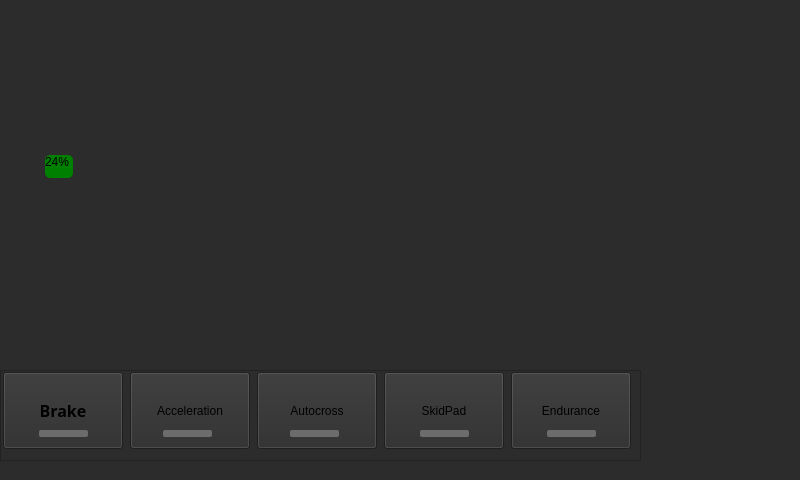
<?xml version="1.0" encoding="UTF-8"?>
<ui version="4.0">
 <class>MainWindow</class>
 <widget class="QMainWindow" name="MainWindow">
  <property name="enabled">
   <bool>true</bool>
  </property>
  <property name="geometry">
   <rect>
    <x>0</x>
    <y>0</y>
    <width>800</width>
    <height>480</height>
   </rect>
  </property>
  <property name="sizePolicy">
   <sizepolicy hsizetype="Preferred" vsizetype="Preferred">
    <horstretch>0</horstretch>
    <verstretch>0</verstretch>
   </sizepolicy>
  </property>
  <property name="windowTitle">
   <string>MainWindow</string>
  </property>
  <property name="styleSheet">
   <string notr="true">background-color: rgb(44, 44, 44);</string>
  </property>
  <widget class="QWidget" name="centralwidget">
   <widget class="QFrame" name="HighVoltage">
    <property name="geometry">
     <rect>
      <x>15</x>
      <y>55</y>
      <width>178</width>
      <height>137</height>
     </rect>
    </property>
    <property name="styleSheet">
     <string notr="true">QFrame{
	border-radius: 2px;
	background-color: rgb(44, 44, 44);
	background-position: center;
}</string>
    </property>
    <property name="frameShape">
     <enum>QFrame::StyledPanel</enum>
    </property>
    <property name="frameShadow">
     <enum>QFrame::Raised</enum>
    </property>
    <widget class="QProgressBar" name="progressBar">
     <property name="geometry">
      <rect>
       <x>30</x>
       <y>100</y>
       <width>118</width>
       <height>23</height>
      </rect>
     </property>
     <property name="styleSheet">
      <string notr="true">QProgressBar{
	border-radius: 5px;
	background-color: rgb(44, 44, 44);
	border-color: rgb(23, 165, 0);
}

QProgressBar::chunk {
	 border-radius: 5px;
     background-color: green;
 }
</string>
     </property>
     <property name="value">
      <number>24</number>
     </property>
    </widget>
   </widget>
   <widget class="QFrame" name="LowVoltage">
    <property name="geometry">
     <rect>
      <x>15</x>
      <y>227</y>
      <width>178</width>
      <height>90</height>
     </rect>
    </property>
    <property name="styleSheet">
     <string notr="true">QFrame{
	border-radius: 2px;
	background-color: rgb(44, 44, 44);
	background-position: center;
}</string>
    </property>
    <property name="frameShape">
     <enum>QFrame::StyledPanel</enum>
    </property>
    <property name="frameShadow">
     <enum>QFrame::Raised</enum>
    </property>
   </widget>
   <widget class="QFrame" name="Motor">
    <property name="geometry">
     <rect>
      <x>447</x>
      <y>55</y>
      <width>178</width>
      <height>137</height>
     </rect>
    </property>
    <property name="styleSheet">
     <string notr="true">QFrame{
	border-radius: 2px;
	background-color: rgb(44, 44, 44);
	background-position: center;
}</string>
    </property>
    <property name="frameShape">
     <enum>QFrame::StyledPanel</enum>
    </property>
    <property name="frameShadow">
     <enum>QFrame::Raised</enum>
    </property>
   </widget>
   <widget class="QFrame" name="System">
    <property name="geometry">
     <rect>
      <x>447</x>
      <y>225</y>
      <width>178</width>
      <height>90</height>
     </rect>
    </property>
    <property name="styleSheet">
     <string notr="true">QFrame{
	border-radius: 2px;
	background-color: rgb(44, 44, 44);
	background-position: center;
}</string>
    </property>
    <property name="frameShape">
     <enum>QFrame::StyledPanel</enum>
    </property>
    <property name="frameShadow">
     <enum>QFrame::Raised</enum>
    </property>
   </widget>
   <widget class="QWidget" name="verticalLayoutWidget_2">
    <property name="geometry">
     <rect>
      <x>730</x>
      <y>410</y>
      <width>301</width>
      <height>301</height>
     </rect>
    </property>
    <layout class="QVBoxLayout" name="verticalLayout_3">
     <property name="leftMargin">
      <number>20</number>
     </property>
     <property name="topMargin">
      <number>20</number>
     </property>
     <property name="rightMargin">
      <number>20</number>
     </property>
     <property name="bottomMargin">
      <number>20</number>
     </property>
     <item>
      <layout class="QVBoxLayout" name="verticalLayout_2">
       <property name="spacing">
        <number>0</number>
       </property>
       <property name="leftMargin">
        <number>10</number>
       </property>
       <property name="topMargin">
        <number>10</number>
       </property>
       <property name="rightMargin">
        <number>10</number>
       </property>
       <property name="bottomMargin">
        <number>10</number>
       </property>
      </layout>
     </item>
    </layout>
   </widget>
   <widget class="QFrame" name="Odometer">
    <property name="geometry">
     <rect>
      <x>202</x>
      <y>79</y>
      <width>236</width>
      <height>236</height>
     </rect>
    </property>
    <property name="styleSheet">
     <string notr="true">QFrame{
	background-color: rgb(44, 44, 44);
	color: #f8f8f2;
	border-radius: 120px;
}</string>
    </property>
    <property name="frameShape">
     <enum>QFrame::NoFrame</enum>
    </property>
    <property name="frameShadow">
     <enum>QFrame::Raised</enum>
    </property>
   </widget>
   <widget class="QFrame" name="Bottom">
    <property name="geometry">
     <rect>
      <x>0</x>
      <y>370</y>
      <width>641</width>
      <height>91</height>
     </rect>
    </property>
    <property name="frameShape">
     <enum>QFrame::StyledPanel</enum>
    </property>
    <property name="frameShadow">
     <enum>QFrame::Raised</enum>
    </property>
    <widget class="QFrame" name="AutorcrossStatus">
     <property name="geometry">
      <rect>
       <x>290</x>
       <y>60</y>
       <width>49</width>
       <height>7</height>
      </rect>
     </property>
     <property name="sizePolicy">
      <sizepolicy hsizetype="Fixed" vsizetype="Fixed">
       <horstretch>0</horstretch>
       <verstretch>0</verstretch>
      </sizepolicy>
     </property>
     <property name="styleSheet">
      <string notr="true">QFrame{
	border-radius: 2px;
	background-color: rgb(108, 108, 108);
	background-position: center;
}

QFrame:hover{
	background-color: rgb(23, 165, 0);
}</string>
     </property>
     <property name="frameShape">
      <enum>QFrame::StyledPanel</enum>
     </property>
     <property name="frameShadow">
      <enum>QFrame::Raised</enum>
     </property>
    </widget>
    <widget class="QFrame" name="SkidpadStatus">
     <property name="geometry">
      <rect>
       <x>420</x>
       <y>60</y>
       <width>49</width>
       <height>7</height>
      </rect>
     </property>
     <property name="sizePolicy">
      <sizepolicy hsizetype="Fixed" vsizetype="Fixed">
       <horstretch>0</horstretch>
       <verstretch>0</verstretch>
      </sizepolicy>
     </property>
     <property name="styleSheet">
      <string notr="true">QFrame{
	border-radius: 2px;
	background-color: rgb(108, 108, 108);
	background-position: center;
}

QFrame:hover{
	background-color: rgb(23, 165, 0);
}</string>
     </property>
     <property name="frameShape">
      <enum>QFrame::StyledPanel</enum>
     </property>
     <property name="frameShadow">
      <enum>QFrame::Raised</enum>
     </property>
    </widget>
    <widget class="QPushButton" name="Autocross">
     <property name="geometry">
      <rect>
       <x>257</x>
       <y>2</y>
       <width>120</width>
       <height>77</height>
      </rect>
     </property>
     <property name="styleSheet">
      <string notr="true">font: 900 12pt &quot;Arial Black&quot;;</string>
     </property>
     <property name="text">
      <string>Autocross</string>
     </property>
    </widget>
    <widget class="QFrame" name="EnduranceStatus">
     <property name="geometry">
      <rect>
       <x>547</x>
       <y>60</y>
       <width>49</width>
       <height>7</height>
      </rect>
     </property>
     <property name="sizePolicy">
      <sizepolicy hsizetype="Fixed" vsizetype="Fixed">
       <horstretch>0</horstretch>
       <verstretch>0</verstretch>
      </sizepolicy>
     </property>
     <property name="styleSheet">
      <string notr="true">QFrame{
	border-radius: 2px;
	background-color: rgb(108, 108, 108);
	background-position: center;
}

QFrame:hover{
	background-color: rgb(23, 165, 0);
}</string>
     </property>
     <property name="frameShape">
      <enum>QFrame::StyledPanel</enum>
     </property>
     <property name="frameShadow">
      <enum>QFrame::Raised</enum>
     </property>
    </widget>
    <widget class="QFrame" name="BrakeStatus">
     <property name="geometry">
      <rect>
       <x>39</x>
       <y>60</y>
       <width>49</width>
       <height>7</height>
      </rect>
     </property>
     <property name="sizePolicy">
      <sizepolicy hsizetype="Fixed" vsizetype="Fixed">
       <horstretch>0</horstretch>
       <verstretch>0</verstretch>
      </sizepolicy>
     </property>
     <property name="autoFillBackground">
      <bool>false</bool>
     </property>
     <property name="styleSheet">
      <string notr="true">QFrame{
	border-radius: 2px;
	background-color: rgb(108, 108, 108);
	background-position: center;
}

QFrame:hover{
	background-color: rgb(23, 165, 0);
}</string>
     </property>
     <property name="frameShape">
      <enum>QFrame::StyledPanel</enum>
     </property>
     <property name="frameShadow">
      <enum>QFrame::Raised</enum>
     </property>
    </widget>
    <widget class="QPushButton" name="Brake">
     <property name="geometry">
      <rect>
       <x>3</x>
       <y>2</y>
       <width>120</width>
       <height>77</height>
      </rect>
     </property>
     <property name="font">
      <font>
       <family>Arial Black</family>
       <pointsize>12</pointsize>
       <weight>99</weight>
       <italic>false</italic>
       <bold>true</bold>
      </font>
     </property>
     <property name="styleSheet">
      <string notr="true">font: 900 12pt &quot;Arial Black&quot;;
background-color: rgb(44, 44, 44);

QPushButton :: hover{

}</string>
     </property>
     <property name="text">
      <string>Brake</string>
     </property>
    </widget>
    <widget class="QPushButton" name="SkidPad">
     <property name="geometry">
      <rect>
       <x>384</x>
       <y>2</y>
       <width>120</width>
       <height>77</height>
      </rect>
     </property>
     <property name="styleSheet">
      <string notr="true">font: 900 12pt &quot;Arial Black&quot;;</string>
     </property>
     <property name="text">
      <string>SkidPad</string>
     </property>
    </widget>
    <widget class="QPushButton" name="Acceleration">
     <property name="geometry">
      <rect>
       <x>130</x>
       <y>2</y>
       <width>120</width>
       <height>77</height>
      </rect>
     </property>
     <property name="styleSheet">
      <string notr="true">font: 900 12pt &quot;Arial Black&quot;;</string>
     </property>
     <property name="text">
      <string>Acceleration</string>
     </property>
     <property name="autoDefault">
      <bool>false</bool>
     </property>
    </widget>
    <widget class="QPushButton" name="Endurance">
     <property name="geometry">
      <rect>
       <x>511</x>
       <y>2</y>
       <width>120</width>
       <height>77</height>
      </rect>
     </property>
     <property name="styleSheet">
      <string notr="true">font: 900 12pt &quot;Arial Black&quot;;</string>
     </property>
     <property name="text">
      <string>Endurance</string>
     </property>
    </widget>
    <widget class="QFrame" name="AccelerationStatus">
     <property name="geometry">
      <rect>
       <x>163</x>
       <y>60</y>
       <width>49</width>
       <height>7</height>
      </rect>
     </property>
     <property name="sizePolicy">
      <sizepolicy hsizetype="Fixed" vsizetype="Fixed">
       <horstretch>0</horstretch>
       <verstretch>0</verstretch>
      </sizepolicy>
     </property>
     <property name="styleSheet">
      <string notr="true">QFrame{
	border-radius: 2px;
	background-color: rgb(108, 108, 108);
	background-position: center;
}

QFrame:hover{
	background-color: rgb(23, 165, 0);
}</string>
     </property>
     <property name="frameShape">
      <enum>QFrame::StyledPanel</enum>
     </property>
     <property name="frameShadow">
      <enum>QFrame::Raised</enum>
     </property>
    </widget>
    <zorder>Endurance</zorder>
    <zorder>Acceleration</zorder>
    <zorder>SkidPad</zorder>
    <zorder>Brake</zorder>
    <zorder>Autocross</zorder>
    <zorder>AccelerationStatus</zorder>
    <zorder>AutorcrossStatus</zorder>
    <zorder>BrakeStatus</zorder>
    <zorder>EnduranceStatus</zorder>
    <zorder>SkidpadStatus</zorder>
   </widget>
  </widget>
 </widget>
 <resources/>
 <connections/>
</ui>
